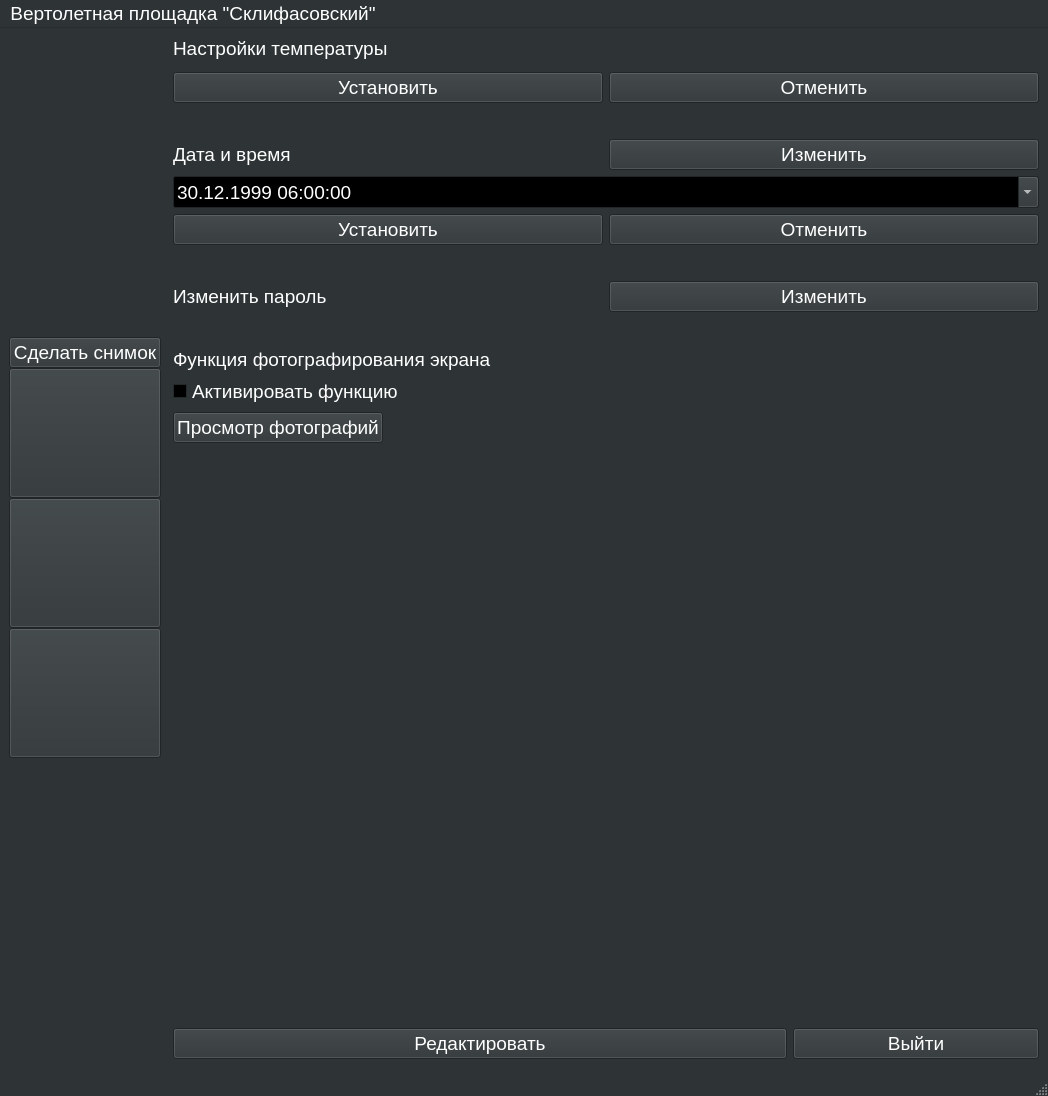
<?xml version="1.0" encoding="UTF-8"?>
<ui version="4.0">
 <class>Settings</class>
 <widget class="QMainWindow" name="Settings">
  <property name="geometry">
   <rect>
    <x>0</x>
    <y>0</y>
    <width>1048</width>
    <height>1096</height>
   </rect>
  </property>
  <property name="palette">
   <palette>
    <active>
     <colorrole role="WindowText">
      <brush brushstyle="SolidPattern">
       <color alpha="255">
        <red>255</red>
        <green>255</green>
        <blue>255</blue>
       </color>
      </brush>
     </colorrole>
     <colorrole role="Button">
      <brush brushstyle="SolidPattern">
       <color alpha="255">
        <red>46</red>
        <green>52</green>
        <blue>54</blue>
       </color>
      </brush>
     </colorrole>
     <colorrole role="Light">
      <brush brushstyle="SolidPattern">
       <color alpha="255">
        <red>69</red>
        <green>78</green>
        <blue>81</blue>
       </color>
      </brush>
     </colorrole>
     <colorrole role="Midlight">
      <brush brushstyle="SolidPattern">
       <color alpha="255">
        <red>57</red>
        <green>65</green>
        <blue>67</blue>
       </color>
      </brush>
     </colorrole>
     <colorrole role="Dark">
      <brush brushstyle="SolidPattern">
       <color alpha="255">
        <red>23</red>
        <green>26</green>
        <blue>27</blue>
       </color>
      </brush>
     </colorrole>
     <colorrole role="Mid">
      <brush brushstyle="SolidPattern">
       <color alpha="255">
        <red>30</red>
        <green>34</green>
        <blue>36</blue>
       </color>
      </brush>
     </colorrole>
     <colorrole role="Text">
      <brush brushstyle="SolidPattern">
       <color alpha="255">
        <red>255</red>
        <green>255</green>
        <blue>255</blue>
       </color>
      </brush>
     </colorrole>
     <colorrole role="BrightText">
      <brush brushstyle="SolidPattern">
       <color alpha="255">
        <red>255</red>
        <green>255</green>
        <blue>255</blue>
       </color>
      </brush>
     </colorrole>
     <colorrole role="ButtonText">
      <brush brushstyle="SolidPattern">
       <color alpha="255">
        <red>255</red>
        <green>255</green>
        <blue>255</blue>
       </color>
      </brush>
     </colorrole>
     <colorrole role="Base">
      <brush brushstyle="SolidPattern">
       <color alpha="255">
        <red>0</red>
        <green>0</green>
        <blue>0</blue>
       </color>
      </brush>
     </colorrole>
     <colorrole role="Window">
      <brush brushstyle="SolidPattern">
       <color alpha="255">
        <red>46</red>
        <green>52</green>
        <blue>54</blue>
       </color>
      </brush>
     </colorrole>
     <colorrole role="Shadow">
      <brush brushstyle="SolidPattern">
       <color alpha="255">
        <red>0</red>
        <green>0</green>
        <blue>0</blue>
       </color>
      </brush>
     </colorrole>
     <colorrole role="AlternateBase">
      <brush brushstyle="SolidPattern">
       <color alpha="255">
        <red>23</red>
        <green>26</green>
        <blue>27</blue>
       </color>
      </brush>
     </colorrole>
     <colorrole role="ToolTipBase">
      <brush brushstyle="SolidPattern">
       <color alpha="255">
        <red>255</red>
        <green>255</green>
        <blue>220</blue>
       </color>
      </brush>
     </colorrole>
     <colorrole role="ToolTipText">
      <brush brushstyle="SolidPattern">
       <color alpha="255">
        <red>0</red>
        <green>0</green>
        <blue>0</blue>
       </color>
      </brush>
     </colorrole>
     <colorrole role="PlaceholderText">
      <brush brushstyle="SolidPattern">
       <color alpha="128">
        <red>255</red>
        <green>255</green>
        <blue>255</blue>
       </color>
      </brush>
     </colorrole>
    </active>
    <inactive>
     <colorrole role="WindowText">
      <brush brushstyle="SolidPattern">
       <color alpha="255">
        <red>255</red>
        <green>255</green>
        <blue>255</blue>
       </color>
      </brush>
     </colorrole>
     <colorrole role="Button">
      <brush brushstyle="SolidPattern">
       <color alpha="255">
        <red>46</red>
        <green>52</green>
        <blue>54</blue>
       </color>
      </brush>
     </colorrole>
     <colorrole role="Light">
      <brush brushstyle="SolidPattern">
       <color alpha="255">
        <red>69</red>
        <green>78</green>
        <blue>81</blue>
       </color>
      </brush>
     </colorrole>
     <colorrole role="Midlight">
      <brush brushstyle="SolidPattern">
       <color alpha="255">
        <red>57</red>
        <green>65</green>
        <blue>67</blue>
       </color>
      </brush>
     </colorrole>
     <colorrole role="Dark">
      <brush brushstyle="SolidPattern">
       <color alpha="255">
        <red>23</red>
        <green>26</green>
        <blue>27</blue>
       </color>
      </brush>
     </colorrole>
     <colorrole role="Mid">
      <brush brushstyle="SolidPattern">
       <color alpha="255">
        <red>30</red>
        <green>34</green>
        <blue>36</blue>
       </color>
      </brush>
     </colorrole>
     <colorrole role="Text">
      <brush brushstyle="SolidPattern">
       <color alpha="255">
        <red>255</red>
        <green>255</green>
        <blue>255</blue>
       </color>
      </brush>
     </colorrole>
     <colorrole role="BrightText">
      <brush brushstyle="SolidPattern">
       <color alpha="255">
        <red>255</red>
        <green>255</green>
        <blue>255</blue>
       </color>
      </brush>
     </colorrole>
     <colorrole role="ButtonText">
      <brush brushstyle="SolidPattern">
       <color alpha="255">
        <red>255</red>
        <green>255</green>
        <blue>255</blue>
       </color>
      </brush>
     </colorrole>
     <colorrole role="Base">
      <brush brushstyle="SolidPattern">
       <color alpha="255">
        <red>0</red>
        <green>0</green>
        <blue>0</blue>
       </color>
      </brush>
     </colorrole>
     <colorrole role="Window">
      <brush brushstyle="SolidPattern">
       <color alpha="255">
        <red>46</red>
        <green>52</green>
        <blue>54</blue>
       </color>
      </brush>
     </colorrole>
     <colorrole role="Shadow">
      <brush brushstyle="SolidPattern">
       <color alpha="255">
        <red>0</red>
        <green>0</green>
        <blue>0</blue>
       </color>
      </brush>
     </colorrole>
     <colorrole role="AlternateBase">
      <brush brushstyle="SolidPattern">
       <color alpha="255">
        <red>23</red>
        <green>26</green>
        <blue>27</blue>
       </color>
      </brush>
     </colorrole>
     <colorrole role="ToolTipBase">
      <brush brushstyle="SolidPattern">
       <color alpha="255">
        <red>255</red>
        <green>255</green>
        <blue>220</blue>
       </color>
      </brush>
     </colorrole>
     <colorrole role="ToolTipText">
      <brush brushstyle="SolidPattern">
       <color alpha="255">
        <red>0</red>
        <green>0</green>
        <blue>0</blue>
       </color>
      </brush>
     </colorrole>
     <colorrole role="PlaceholderText">
      <brush brushstyle="SolidPattern">
       <color alpha="128">
        <red>255</red>
        <green>255</green>
        <blue>255</blue>
       </color>
      </brush>
     </colorrole>
    </inactive>
    <disabled>
     <colorrole role="WindowText">
      <brush brushstyle="SolidPattern">
       <color alpha="255">
        <red>23</red>
        <green>26</green>
        <blue>27</blue>
       </color>
      </brush>
     </colorrole>
     <colorrole role="Button">
      <brush brushstyle="SolidPattern">
       <color alpha="255">
        <red>46</red>
        <green>52</green>
        <blue>54</blue>
       </color>
      </brush>
     </colorrole>
     <colorrole role="Light">
      <brush brushstyle="SolidPattern">
       <color alpha="255">
        <red>69</red>
        <green>78</green>
        <blue>81</blue>
       </color>
      </brush>
     </colorrole>
     <colorrole role="Midlight">
      <brush brushstyle="SolidPattern">
       <color alpha="255">
        <red>57</red>
        <green>65</green>
        <blue>67</blue>
       </color>
      </brush>
     </colorrole>
     <colorrole role="Dark">
      <brush brushstyle="SolidPattern">
       <color alpha="255">
        <red>23</red>
        <green>26</green>
        <blue>27</blue>
       </color>
      </brush>
     </colorrole>
     <colorrole role="Mid">
      <brush brushstyle="SolidPattern">
       <color alpha="255">
        <red>30</red>
        <green>34</green>
        <blue>36</blue>
       </color>
      </brush>
     </colorrole>
     <colorrole role="Text">
      <brush brushstyle="SolidPattern">
       <color alpha="255">
        <red>23</red>
        <green>26</green>
        <blue>27</blue>
       </color>
      </brush>
     </colorrole>
     <colorrole role="BrightText">
      <brush brushstyle="SolidPattern">
       <color alpha="255">
        <red>255</red>
        <green>255</green>
        <blue>255</blue>
       </color>
      </brush>
     </colorrole>
     <colorrole role="ButtonText">
      <brush brushstyle="SolidPattern">
       <color alpha="255">
        <red>23</red>
        <green>26</green>
        <blue>27</blue>
       </color>
      </brush>
     </colorrole>
     <colorrole role="Base">
      <brush brushstyle="SolidPattern">
       <color alpha="255">
        <red>46</red>
        <green>52</green>
        <blue>54</blue>
       </color>
      </brush>
     </colorrole>
     <colorrole role="Window">
      <brush brushstyle="SolidPattern">
       <color alpha="255">
        <red>46</red>
        <green>52</green>
        <blue>54</blue>
       </color>
      </brush>
     </colorrole>
     <colorrole role="Shadow">
      <brush brushstyle="SolidPattern">
       <color alpha="255">
        <red>0</red>
        <green>0</green>
        <blue>0</blue>
       </color>
      </brush>
     </colorrole>
     <colorrole role="AlternateBase">
      <brush brushstyle="SolidPattern">
       <color alpha="255">
        <red>46</red>
        <green>52</green>
        <blue>54</blue>
       </color>
      </brush>
     </colorrole>
     <colorrole role="ToolTipBase">
      <brush brushstyle="SolidPattern">
       <color alpha="255">
        <red>255</red>
        <green>255</green>
        <blue>220</blue>
       </color>
      </brush>
     </colorrole>
     <colorrole role="ToolTipText">
      <brush brushstyle="SolidPattern">
       <color alpha="255">
        <red>0</red>
        <green>0</green>
        <blue>0</blue>
       </color>
      </brush>
     </colorrole>
     <colorrole role="PlaceholderText">
      <brush brushstyle="SolidPattern">
       <color alpha="128">
        <red>255</red>
        <green>255</green>
        <blue>255</blue>
       </color>
      </brush>
     </colorrole>
    </disabled>
   </palette>
  </property>
  <property name="font">
   <font>
    <pointsize>14</pointsize>
   </font>
  </property>
  <property name="windowTitle">
   <string>MainWindow</string>
  </property>
  <widget class="QWidget" name="centralwidget">
   <layout class="QHBoxLayout" name="horizontalLayout_3">
    <item>
     <layout class="QHBoxLayout" name="horizontalLayout_6" stretch="0,0">
      <property name="spacing">
       <number>0</number>
      </property>
      <property name="rightMargin">
       <number>0</number>
      </property>
      <item>
       <layout class="QVBoxLayout" name="verticalLayout_6" stretch="0,0,0,10,10,0">
        <property name="spacing">
         <number>0</number>
        </property>
        <item>
         <spacer name="verticalSpacer_10">
          <property name="orientation">
           <enum>Qt::Vertical</enum>
          </property>
          <property name="sizeType">
           <enum>QSizePolicy::Minimum</enum>
          </property>
          <property name="sizeHint" stdset="0">
           <size>
            <width>20</width>
            <height>300</height>
           </size>
          </property>
         </spacer>
        </item>
        <item>
         <widget class="QPushButton" name="TakeAPicture">
          <property name="text">
           <string>Сделать снимок</string>
          </property>
         </widget>
        </item>
        <item>
         <widget class="QPushButton" name="pushButton_13">
          <property name="maximumSize">
           <size>
            <width>200</width>
            <height>130</height>
           </size>
          </property>
          <property name="font">
           <font>
            <pointsize>14</pointsize>
            <kerning>true</kerning>
           </font>
          </property>
          <property name="toolTipDuration">
           <number>-1</number>
          </property>
          <property name="autoFillBackground">
           <bool>false</bool>
          </property>
          <property name="text">
           <string/>
          </property>
          <property name="icon">
           <iconset>
            <normaloff>Pictures/LighScreen Passive.png</normaloff>Pictures/LighScreen Passive.png</iconset>
          </property>
          <property name="iconSize">
           <size>
            <width>160</width>
            <height>160</height>
           </size>
          </property>
          <property name="shortcut">
           <string/>
          </property>
          <property name="checkable">
           <bool>false</bool>
          </property>
         </widget>
        </item>
        <item>
         <widget class="QPushButton" name="pushButton_14">
          <property name="maximumSize">
           <size>
            <width>200</width>
            <height>130</height>
           </size>
          </property>
          <property name="text">
           <string/>
          </property>
          <property name="icon">
           <iconset>
            <normaloff>Pictures/History Passive.png</normaloff>Pictures/History Passive.png</iconset>
          </property>
          <property name="iconSize">
           <size>
            <width>160</width>
            <height>160</height>
           </size>
          </property>
         </widget>
        </item>
        <item>
         <widget class="QPushButton" name="pushButton_15">
          <property name="maximumSize">
           <size>
            <width>200</width>
            <height>130</height>
           </size>
          </property>
          <property name="text">
           <string/>
          </property>
          <property name="icon">
           <iconset>
            <normaloff>Pictures/Graphs Active.png</normaloff>Pictures/Graphs Active.png</iconset>
          </property>
          <property name="iconSize">
           <size>
            <width>160</width>
            <height>160</height>
           </size>
          </property>
         </widget>
        </item>
        <item>
         <spacer name="verticalSpacer_11">
          <property name="orientation">
           <enum>Qt::Vertical</enum>
          </property>
          <property name="sizeType">
           <enum>QSizePolicy::Minimum</enum>
          </property>
          <property name="sizeHint" stdset="0">
           <size>
            <width>20</width>
            <height>300</height>
           </size>
          </property>
         </spacer>
        </item>
       </layout>
      </item>
      <item>
       <layout class="QVBoxLayout" name="verticalLayout_7" stretch="">
        <property name="spacing">
         <number>10</number>
        </property>
       </layout>
      </item>
     </layout>
    </item>
    <item>
     <layout class="QFormLayout" name="formLayout_2">
      <item row="1" column="1">
       <widget class="QLabel" name="label_13">
        <property name="font">
         <font>
          <pointsize>14</pointsize>
         </font>
        </property>
        <property name="text">
         <string>Настройки температуры</string>
        </property>
       </widget>
      </item>
      <item row="3" column="1">
       <layout class="QHBoxLayout" name="horizontalLayout_2"/>
      </item>
      <item row="4" column="1">
       <layout class="QHBoxLayout" name="horizontalLayout_8">
        <item>
         <widget class="QPushButton" name="pushButton_16">
          <property name="text">
           <string>Установить</string>
          </property>
         </widget>
        </item>
        <item>
         <widget class="QPushButton" name="pushButton_17">
          <property name="text">
           <string>Отменить</string>
          </property>
         </widget>
        </item>
       </layout>
      </item>
      <item row="5" column="1">
       <layout class="QHBoxLayout" name="horizontalLayout_10">
        <property name="topMargin">
         <number>30</number>
        </property>
        <item>
         <widget class="QLabel" name="label_2">
          <property name="text">
           <string>Дата и время</string>
          </property>
         </widget>
        </item>
        <item>
         <widget class="QPushButton" name="pushButton_21">
          <property name="text">
           <string>Изменить</string>
          </property>
         </widget>
        </item>
       </layout>
      </item>
      <item row="6" column="1">
       <widget class="QDateTimeEdit" name="dateTimeEdit">
        <property name="palette">
         <palette>
          <active>
           <colorrole role="AlternateBase">
            <brush brushstyle="SolidPattern">
             <color alpha="255">
              <red>23</red>
              <green>26</green>
              <blue>27</blue>
             </color>
            </brush>
           </colorrole>
           <colorrole role="ToolTipBase">
            <brush brushstyle="SolidPattern">
             <color alpha="255">
              <red>255</red>
              <green>255</green>
              <blue>220</blue>
             </color>
            </brush>
           </colorrole>
           <colorrole role="ToolTipText">
            <brush brushstyle="SolidPattern">
             <color alpha="255">
              <red>0</red>
              <green>0</green>
              <blue>0</blue>
             </color>
            </brush>
           </colorrole>
           <colorrole role="PlaceholderText">
            <brush brushstyle="SolidPattern">
             <color alpha="128">
              <red>255</red>
              <green>255</green>
              <blue>255</blue>
             </color>
            </brush>
           </colorrole>
          </active>
          <inactive>
           <colorrole role="AlternateBase">
            <brush brushstyle="SolidPattern">
             <color alpha="255">
              <red>23</red>
              <green>26</green>
              <blue>27</blue>
             </color>
            </brush>
           </colorrole>
           <colorrole role="ToolTipBase">
            <brush brushstyle="SolidPattern">
             <color alpha="255">
              <red>255</red>
              <green>255</green>
              <blue>220</blue>
             </color>
            </brush>
           </colorrole>
           <colorrole role="ToolTipText">
            <brush brushstyle="SolidPattern">
             <color alpha="255">
              <red>0</red>
              <green>0</green>
              <blue>0</blue>
             </color>
            </brush>
           </colorrole>
           <colorrole role="PlaceholderText">
            <brush brushstyle="SolidPattern">
             <color alpha="128">
              <red>255</red>
              <green>255</green>
              <blue>255</blue>
             </color>
            </brush>
           </colorrole>
          </inactive>
          <disabled>
           <colorrole role="AlternateBase">
            <brush brushstyle="SolidPattern">
             <color alpha="255">
              <red>46</red>
              <green>52</green>
              <blue>54</blue>
             </color>
            </brush>
           </colorrole>
           <colorrole role="ToolTipBase">
            <brush brushstyle="SolidPattern">
             <color alpha="255">
              <red>255</red>
              <green>255</green>
              <blue>220</blue>
             </color>
            </brush>
           </colorrole>
           <colorrole role="ToolTipText">
            <brush brushstyle="SolidPattern">
             <color alpha="255">
              <red>0</red>
              <green>0</green>
              <blue>0</blue>
             </color>
            </brush>
           </colorrole>
           <colorrole role="PlaceholderText">
            <brush brushstyle="SolidPattern">
             <color alpha="128">
              <red>255</red>
              <green>255</green>
              <blue>255</blue>
             </color>
            </brush>
           </colorrole>
          </disabled>
         </palette>
        </property>
        <property name="dateTime">
         <datetime>
          <hour>6</hour>
          <minute>0</minute>
          <second>0</second>
          <year>1999</year>
          <month>12</month>
          <day>30</day>
         </datetime>
        </property>
        <property name="displayFormat">
         <string>dd.MM.yyyy HH:mm:ss</string>
        </property>
        <property name="calendarPopup">
         <bool>true</bool>
        </property>
        <property name="timeSpec">
         <enum>Qt::OffsetFromUTC</enum>
        </property>
       </widget>
      </item>
      <item row="7" column="1">
       <layout class="QHBoxLayout" name="horizontalLayout_9">
        <item>
         <widget class="QPushButton" name="pushButton_18">
          <property name="palette">
           <palette>
            <active>
             <colorrole role="PlaceholderText">
              <brush brushstyle="SolidPattern">
               <color alpha="128">
                <red>255</red>
                <green>255</green>
                <blue>255</blue>
               </color>
              </brush>
             </colorrole>
            </active>
            <inactive>
             <colorrole role="PlaceholderText">
              <brush brushstyle="SolidPattern">
               <color alpha="128">
                <red>255</red>
                <green>255</green>
                <blue>255</blue>
               </color>
              </brush>
             </colorrole>
            </inactive>
            <disabled>
             <colorrole role="PlaceholderText">
              <brush brushstyle="SolidPattern">
               <color alpha="128">
                <red>255</red>
                <green>255</green>
                <blue>255</blue>
               </color>
              </brush>
             </colorrole>
            </disabled>
           </palette>
          </property>
          <property name="text">
           <string>Установить</string>
          </property>
         </widget>
        </item>
        <item>
         <widget class="QPushButton" name="pushButton_19">
          <property name="text">
           <string>Отменить</string>
          </property>
         </widget>
        </item>
       </layout>
      </item>
      <item row="8" column="1">
       <layout class="QHBoxLayout" name="horizontalLayout_11">
        <property name="topMargin">
         <number>30</number>
        </property>
        <property name="bottomMargin">
         <number>30</number>
        </property>
        <item>
         <widget class="QLabel" name="labelChangePassword">
          <property name="text">
           <string>Изменить пароль</string>
          </property>
         </widget>
        </item>
        <item>
         <widget class="QPushButton" name="ChangePassword">
          <property name="text">
           <string>Изменить</string>
          </property>
         </widget>
        </item>
       </layout>
      </item>
      <item row="15" column="1">
       <layout class="QFormLayout" name="formLayout">
        <item row="6" column="0">
         <widget class="QLabel" name="label_3">
          <property name="text">
           <string>Функция фотографирования экрана</string>
          </property>
         </widget>
        </item>
        <item row="7" column="0">
         <widget class="QCheckBox" name="checkBox">
          <property name="sizePolicy">
           <sizepolicy hsizetype="Maximum" vsizetype="Maximum">
            <horstretch>0</horstretch>
            <verstretch>0</verstretch>
           </sizepolicy>
          </property>
          <property name="minimumSize">
           <size>
            <width>0</width>
            <height>0</height>
           </size>
          </property>
          <property name="baseSize">
           <size>
            <width>32</width>
            <height>32</height>
           </size>
          </property>
          <property name="layoutDirection">
           <enum>Qt::LeftToRight</enum>
          </property>
          <property name="autoFillBackground">
           <bool>false</bool>
          </property>
          <property name="text">
           <string>Активировать функцию</string>
          </property>
          <property name="iconSize">
           <size>
            <width>16</width>
            <height>16</height>
           </size>
          </property>
         </widget>
        </item>
        <item row="8" column="0">
         <widget class="QPushButton" name="TakeAScreenWindow">
          <property name="text">
           <string>Просмотр фотографий</string>
          </property>
         </widget>
        </item>
        <item row="8" column="1">
         <spacer name="horizontalSpacer">
          <property name="orientation">
           <enum>Qt::Horizontal</enum>
          </property>
          <property name="sizeHint" stdset="0">
           <size>
            <width>40</width>
            <height>20</height>
           </size>
          </property>
         </spacer>
        </item>
       </layout>
      </item>
      <item row="16" column="1">
       <spacer name="verticalSpacer_2">
        <property name="orientation">
         <enum>Qt::Vertical</enum>
        </property>
        <property name="sizeHint" stdset="0">
         <size>
          <width>20</width>
          <height>40</height>
         </size>
        </property>
       </spacer>
      </item>
      <item row="17" column="1">
       <layout class="QHBoxLayout" name="horizontalLayout" stretch="5,2">
        <item>
         <widget class="QPushButton" name="ChangeSetting">
          <property name="text">
           <string>Редактировать</string>
          </property>
         </widget>
        </item>
        <item>
         <widget class="QPushButton" name="Exit">
          <property name="text">
           <string>Выйти</string>
          </property>
         </widget>
        </item>
       </layout>
      </item>
     </layout>
    </item>
   </layout>
  </widget>
  <widget class="QMenuBar" name="menubar">
   <property name="geometry">
    <rect>
     <x>0</x>
     <y>0</y>
     <width>1048</width>
     <height>27</height>
    </rect>
   </property>
   <widget class="QMenu" name="menu">
    <property name="title">
     <string>Вертолетная площадка &quot;Склифасовский&quot;</string>
    </property>
   </widget>
   <addaction name="menu"/>
  </widget>
  <widget class="QStatusBar" name="statusbar"/>
 </widget>
 <resources/>
 <connections/>
</ui>
